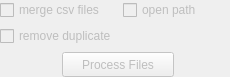
<?xml version="1.0" encoding="UTF-8"?>
<ui version="4.0">
 <class>CsvDataModuleA</class>
 <widget class="QFrame" name="CsvDataModuleA">
  <property name="geometry">
   <rect>
    <x>0</x>
    <y>0</y>
    <width>230</width>
    <height>77</height>
   </rect>
  </property>
  <property name="windowTitle">
   <string>Frame</string>
  </property>
  <layout class="QGridLayout" name="gridLayout" columnstretch="1,1,1,1">
   <property name="leftMargin">
    <number>0</number>
   </property>
   <property name="topMargin">
    <number>0</number>
   </property>
   <property name="rightMargin">
    <number>0</number>
   </property>
   <property name="bottomMargin">
    <number>0</number>
   </property>
   <item row="0" column="2" colspan="2">
    <widget class="QCheckBox" name="checkBox_3">
     <property name="enabled">
      <bool>false</bool>
     </property>
     <property name="text">
      <string>open path</string>
     </property>
    </widget>
   </item>
   <item row="0" column="0" colspan="2">
    <widget class="QCheckBox" name="checkBox">
     <property name="enabled">
      <bool>false</bool>
     </property>
     <property name="text">
      <string>merge csv files</string>
     </property>
    </widget>
   </item>
   <item row="1" column="0" colspan="2">
    <widget class="QCheckBox" name="checkBox_2">
     <property name="enabled">
      <bool>false</bool>
     </property>
     <property name="text">
      <string>remove duplicate</string>
     </property>
    </widget>
   </item>
   <item row="2" column="1" colspan="2">
    <widget class="QPushButton" name="pushButton_7">
     <property name="enabled">
      <bool>false</bool>
     </property>
     <property name="sizePolicy">
      <sizepolicy hsizetype="Minimum" vsizetype="Fixed">
       <horstretch>0</horstretch>
       <verstretch>0</verstretch>
      </sizepolicy>
     </property>
     <property name="minimumSize">
      <size>
       <width>80</width>
       <height>25</height>
      </size>
     </property>
     <property name="maximumSize">
      <size>
       <width>16777215</width>
       <height>16777215</height>
      </size>
     </property>
     <property name="text">
      <string>Process Files</string>
     </property>
    </widget>
   </item>
  </layout>
 </widget>
 <resources/>
 <connections/>
</ui>
